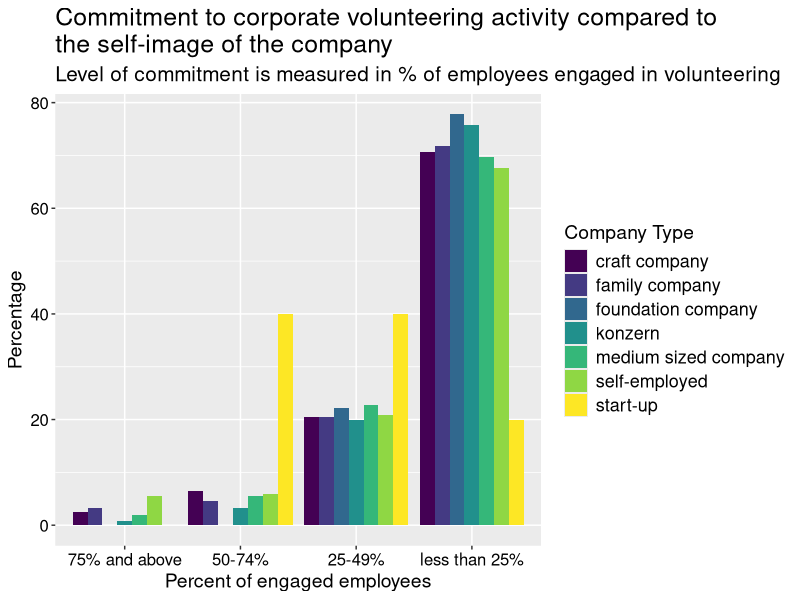
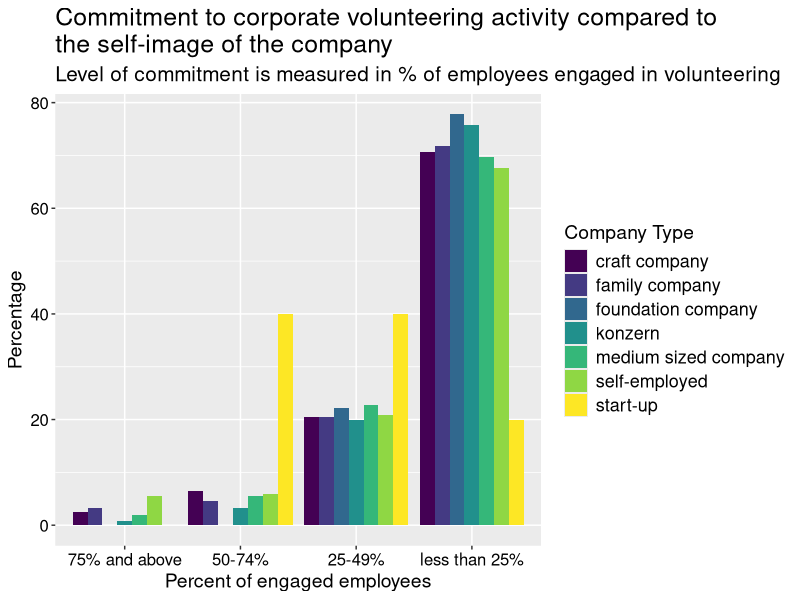

Here is the R script that generated these plots, in order:
## ---- chunk 1
knitr::opts_chunk$set(echo = TRUE)
## ---- chunk 2
library(readxl)
library(dplyr)
data<-read_excel("MUE.2022.for.LMU.xlsx")
data1 <- data %>% filter(!(E001 %in% c(-1, -9)))
selbstständig<-data1[data1$N004_01 == TRUE, ]
craftcompany<-data1[data1$N004_02 == TRUE, ]
mediumsizedcompany<-data1[data1$N004_03 == TRUE, ]
familycompany<-data1[data1$N004_04 == TRUE, ]
konzern<-data1[data1$N004_05 == TRUE, ]
startup<-data1[data1$N004_06 == TRUE, ]
foundationcompany<-data1[data1$N004_08 == TRUE, ]
E001_selbstständig<-na.omit(selbstständig$E001)
E001_craftcompany<-na.omit(craftcompany$E001)
E001_mediumsizedcompany<-na.omit(mediumsizedcompany$E001)
E001_familycompany<-na.omit(familycompany$E001)
E001_konzern<-na.omit(konzern$E001)
E001_startup<-na.omit(startup$E001)
E001_foundationcompany<-na.omit(foundationcompany$E001)
count_df <- data.frame(Company_Type = c("self-employed", "craft company", "medium sized company", "family company", "konzern", "start-up", "foundation company"),
E001_1 = c(
     sum(E001_selbstständig == 1),
     sum(E001_craftcompany == 1),
     sum(E001_mediumsizedcompany == 1),
     sum(E001_familycompany == 1),
     sum(E001_konzern == 1),
     sum(E001_startup == 1),
     sum(E001_foundationcompany == 1)
   ),
   E001_2 = c(
     sum(E001_selbstständig == 2),
     sum(E001_craftcompany == 2),
     sum(E001_mediumsizedcompany == 2),
     sum(E001_familycompany == 2),
     sum(E001_konzern == 2),
     sum(E001_startup == 2),
     sum(E001_foundationcompany == 2)
   ),
   E001_3 = c(
     sum(E001_selbstständig == 3),
     sum(E001_craftcompany == 3),
     sum(E001_mediumsizedcompany == 3),
     sum(E001_familycompany == 3),
     sum(E001_konzern == 3),
     sum(E001_startup == 3),
     sum(E001_foundationcompany == 3)
   ),
   E001_4 = c(
     sum(E001_selbstständig == 4),
     sum(E001_craftcompany == 4),
     sum(E001_mediumsizedcompany == 4),
     sum(E001_familycompany == 4),
     sum(E001_konzern == 4),
     sum(E001_startup == 4),
     sum(E001_foundationcompany == 4)
   )
 )
count_df
count_df$Total <- rowSums(count_df[c("E001_1", "E001_2", "E001_3", "E001_4")])
count_df$E001_1_percentage <- count_df$E001_1 / count_df$Total * 100
count_df$E001_2_percentage <- count_df$E001_2 / count_df$Total * 100
count_df$E001_3_percentage <- count_df$E001_3 / count_df$Total * 100
count_df$E001_4_percentage <- count_df$E001_4 / count_df$Total * 100
count_df
plot_data <- count_df %>%
  select(Company_Type, E001_1_percentage, E001_2_percentage, E001_3_percentage, E001_4_percentage) %>%
  tidyr::gather(key = "E001_value", value = "Percentage", -Company_Type)
library(viridis)
library(ggplot2)
ggplot(plot_data, aes(x = reorder(E001_value, Percentage, FUN = median), y = Percentage, fill = Company_Type)) +
  geom_bar(stat = "identity", position = "dodge") +
  labs(
    title = "Commitment to corporate volunteering activity compared to
the self-image of the company",
    subtitle = "Level of commitment is measured in % of employees engaged in volunteering",
    x = "Percent of engaged employees",
    y = "Percentage",
    fill = "Company Type"
  ) +
  scale_x_discrete(labels = c("E001_1_percentage" = "less than 25%", "E001_2_percentage" = "25-49%", "E001_3_percentage" = "50-74%", "E001_4_percentage" = "75% and above")) +
  scale_fill_viridis_d(option = "magma", begin = 0.2, end = 0.8) +  
  theme(axis.text = element_text(colour="black",size = 12),
        axis.title = element_text(size = 14),
        title=element_text(size = 15),
        legend.text=element_text(size = 13),
        legend.title=element_text(size = 14))+
  scale_fill_viridis(discrete = TRUE, option = "D") 

ggsave("10question.jpeg",device = "jpeg",width = 9,height = 6)

